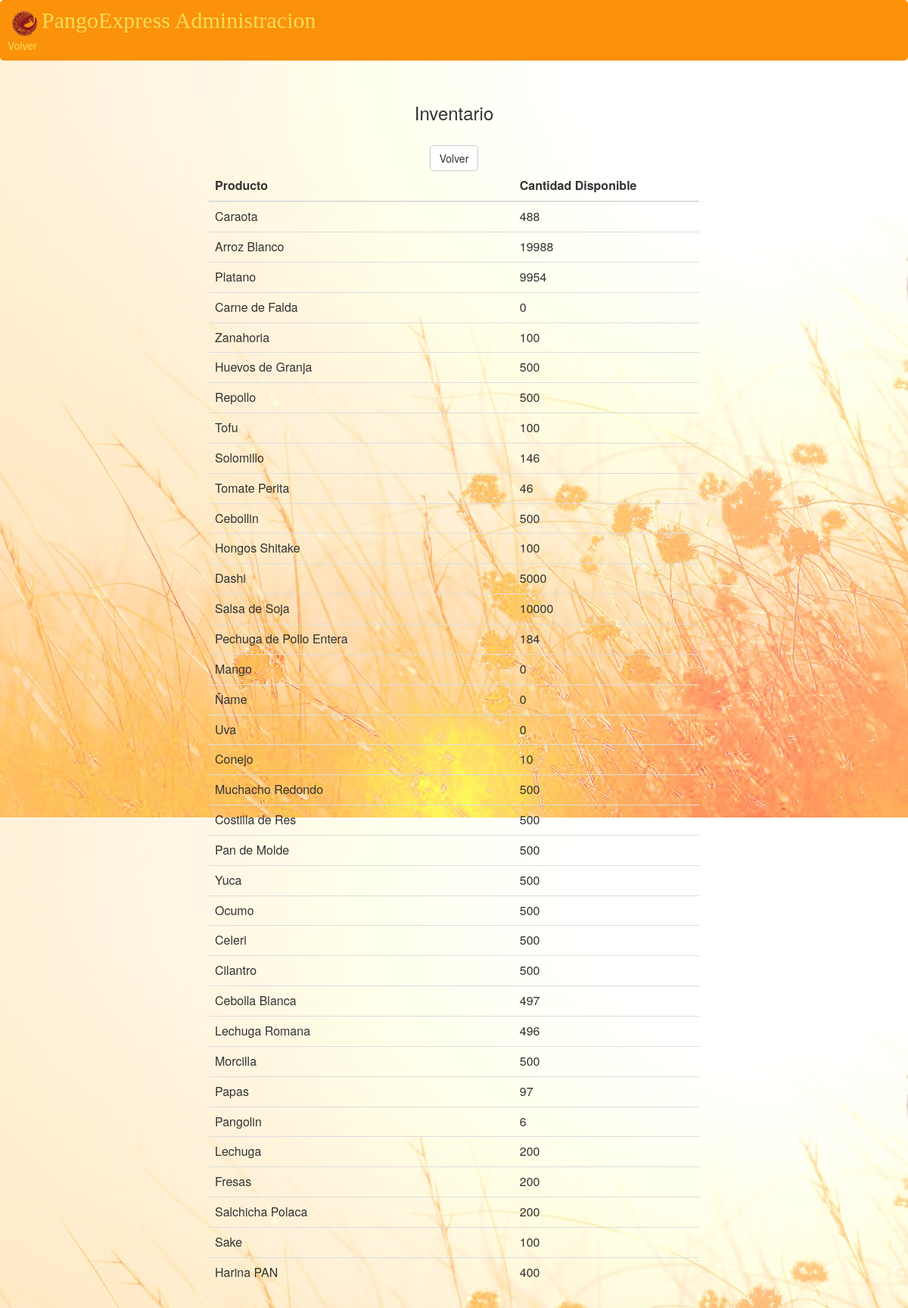
Page /administracion/ver_inventario/ on the earlier database version.
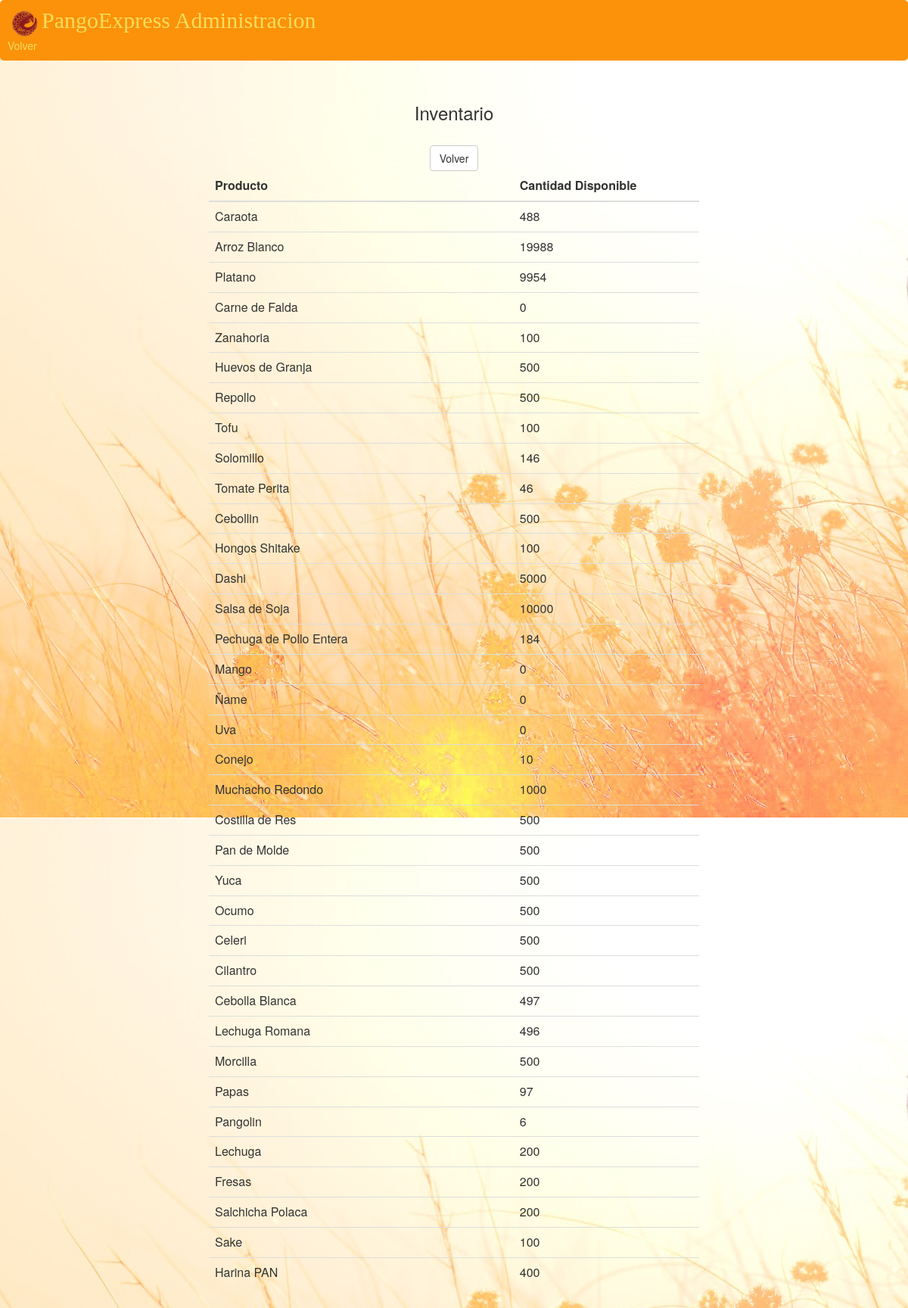
Same page on the later database version.
### menu/models.py (models this page shows, shortened)
class Inventario(models.Model):
    establecimiento = models.ForeignKey(RESTAURANT)
    producto = models.ForeignKey(PRODUCTO)
    cantidad = models.IntegerField()
    class Meta:
        unique_together = ('establecimiento', 'producto')

class PRODUCTO(models.Model):
    id = models.AutoField(primary_key=True)
    nombre = models.CharField(max_length=50, unique=True)

### administracion/views.py (the view)
def ver_inventario(request):
    productos_disponibles = Inventario.objects.all()
    context = {"productos_disponibles" : productos_disponibles }
    return render(request, "administracion/verInventario.html", context)

### administracion/templates/administracion/verInventario.html
{% extends 'administracion/adminLayout.html' %}
{% load bootstrap3 %}
{% block main %}
	<h3> Inventario </h3>
	<br/>
	{% bootstrap_button "Volver" button_class="btn btn-default" href='/administracion' %}
	<br/>
	<table class="table table-hover">
		<thead>
            <tr>
                <th class="col-md-2"> Producto </th>
                <th class="col-md-1"> Cantidad Disponible </th>
            </tr>
        </thead>
        <tbody>
            {% for producto in productos_disponibles %}
                <tr>
                    <td class="col-md-2">{{producto.producto.nombre}}</td>
                    <td class="col-md-1">{{producto.cantidad}}</td>
                </tr>
            {% endfor %}
	</table>
{% endblock %}

Differences in the rows shown:
changed Inventario "Muchacho Redondo": cantidad "500" → "1000"
